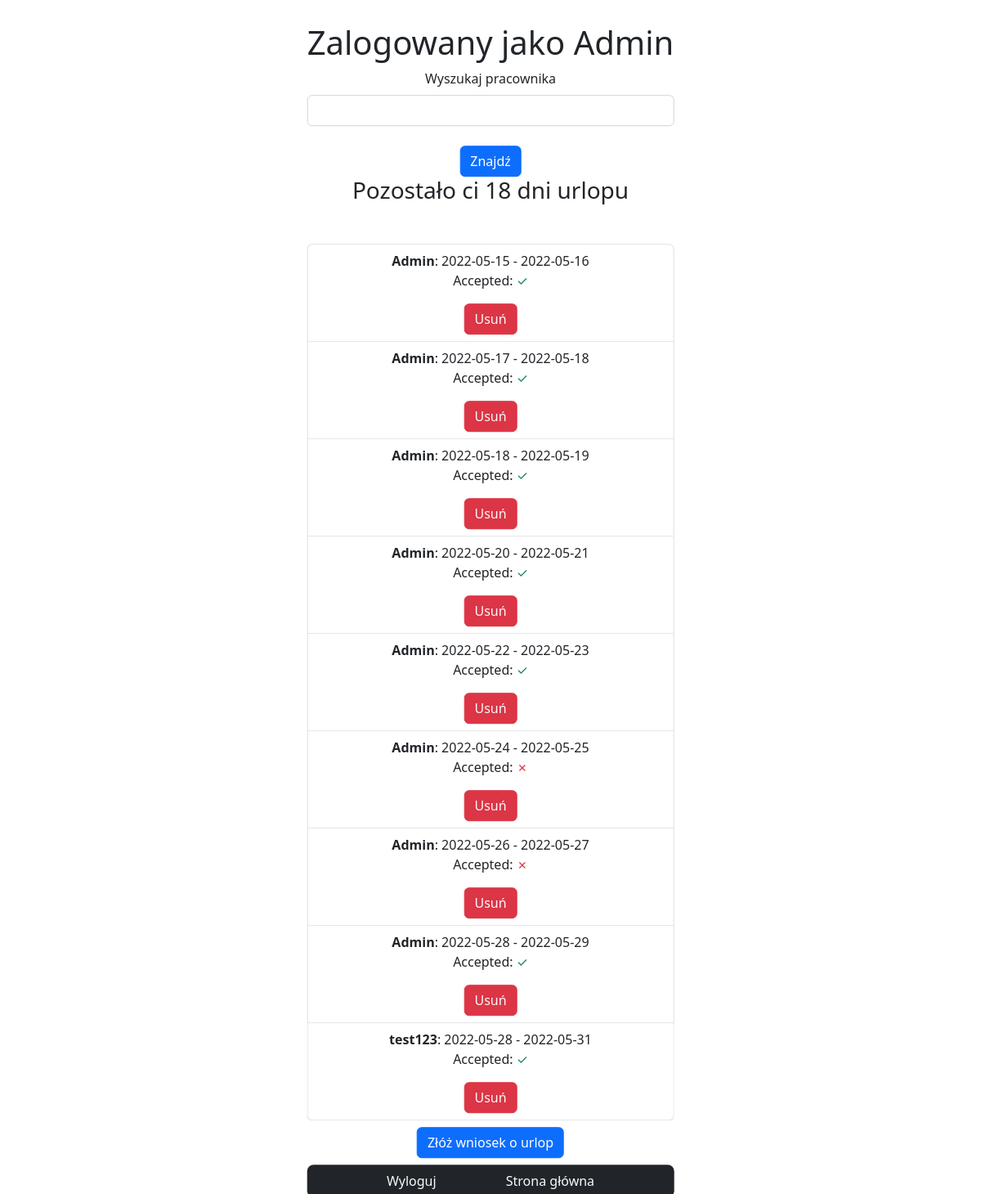
Page /leave/Admin (signed in) on the earlier database version.
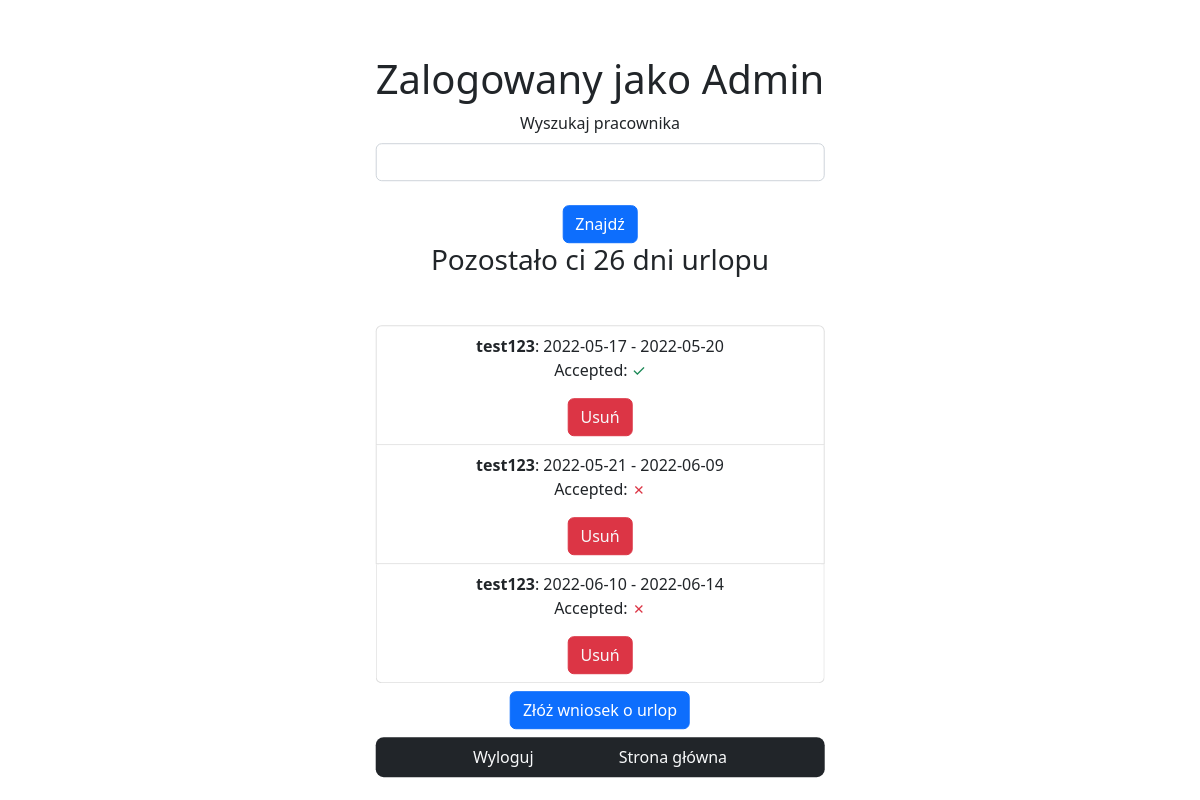
Same page on the later database version.
### urlop/models.py (models this page shows, shortened)
class User(db.Model, UserMixin):
    id = db.Column(db.Integer, primary_key=True)
    username = db.Column(db.String(30), unique=True, nullable=False)
    email = db.Column(db.String(40), unique=True, nullable=False)
    role = db.Column(db.String(20), default='user')
    password = db.Column(db.String(60), nullable=False)
    leave = db.relationship('Leave', backref='user', lazy=True)
    days_left = db.Column(db.Integer, default=26)

class Leave(db.Model, UserMixin):
    id = db.Column(db.Integer, primary_key=True)
    start_day = db.Column(db.DateTime, nullable=False)
    end_day = db.Column(db.DateTime, nullable=False)
    accepted = db.Column(db.Boolean, unique=False, default=False)
    user_id = db.Column(db.Integer, db.ForeignKey('user.id'), nullable=False)

### urlop/routes.py (the view, shortened to what this page needs)
@app.route('/leave/<string:name>', methods=['POST', 'GET'])
def leave(name):
    form = LeaveForm()
    form_search = SearchForm()
    user = User.query.filter_by(username=name).first_or_404()
    if current_user.role == 'Admin':
        leaves = Leave.query.all()
    else:
        leaves = User.query.filter_by(username=current_user.username).first().leave
    return render_template('leave.html', form=form, form_search=form_search, leaves=leaves, title=name)

### urlop/forms.py (shortened to what this page needs)
class LeaveForm(FlaskForm):
    start_date = DateField('Początek urlopu', validators=[DataRequired()])
    end_date = DateField('Koniec urlopu', validators=[DataRequired()])
    display_days_errors = StringField('')
    submit = SubmitField('Wyślij urlop')

class SearchForm(FlaskForm):
    searchText = StringField('Wyszukaj pracownika')
    submitSearch = SubmitField('Znajdź')

### urlop/models.py (called while the page is built)
@login_manager.user_loader
def load_user(user_id):
    return User.query.get(int(user_id))

### urlop/templates/leave.html (shortened to what this page needs)
{% extends 'base.html' %}
{% block content %}
    <h1>Zalogowany jako {{ current_user.username }}</h1>
    {% if current_user.role == 'Admin' %}
        <form method="POST" action="">
                {{ form_search.searchText.label(class="form-label") }}
                {{ form_search.searchText(class="form-control") }}
                <br>
                {{ form_search.submitSearch(class="btn btn-primary") }}
        </form>
    {% endif %}
    <h3>Pozostało ci {{ current_user.days_left }} dni urlopu</h3>
    <div class="list-group mt-5">
        {% for leave in leaves %}
            <div class="list-group-item">
                <h7 class="fw-bolder">{{leave.user.username}}</h7>: {{ leave.start_day.date() }} - {{ leave.end_day.date() }}
                {% if current_user.role == 'Admin' %}
                    <p>
                    Accepted:
                        {% if leave.accepted %}
                        <a href="{{url_for('change_accept', leave_id=leave.id)}}" class="text-success  text-decoration-none">
                        ✓
                        </a>
                        {% else %}
                        <a href="{{url_for('change_accept', leave_id=leave.id)}}" class="text-danger text-decoration-none">
                        ✗
                        </a>
                    {% endif %}
                    </p>
                    <button type="button" class="btn btn-danger">
                        <a href="{{url_for('delete_leave', leave_id=leave.id)}}" class="link-light text-decoration-none">
                            Usuń
                        </a>
                    </button>
                {% else %}
                    {% if leave.accepted %}
                        <p class="fs-2 text-success">Accepted: ✓  </p>
                    {% else %}
                        <p class="fs-2 text-danger">Accepted: ✗ </p>
                    {% endif %}
                {% endif %}
            </div>
        {% endfor %}
    </div>
    <button type="button" class="btn btn-primary m-2" data-bs-toggle="modal" data-bs-target="#sendModal">
        Złóż wniosek o urlop
    </button>
    <nav class="navbar navbar-dark bg-dark rounded-3">
        <div class="container-sm d-flex justify-content-evenly">
            {% if current_user.is_authenticated %}
                    <a href="{{url_for('logout')}}" class="link-light text-decoration-none">Wyloguj</a>
                    <a href="{{url_for('index')}}" class="link-light text-decoration-none">Strona główna</a>
                {% else %}
                <a href="{{url_for('login')}}" class="link-light text-decoration-none">Zaloguj się</a>
                <a href="{{url_for('index')}}" class="link-light text-decoration-none">Strona główna</a>
            {% endif %}
        </div>
    </nav>
{% endblock content %}

### urlop/templates/base.html (shortened to what this page needs)
<!DOCTYPE html>
<html lang="en">
<head>
    <link href="https://cdn.jsdelivr.net/npm/bootstrap@5.2.0-beta1/dist/css/bootstrap.min.css" rel="stylesheet">
</head>
<body>
    <div class=".container position-absolute top-50 start-50 translate-middle text-center mh-100 mt-3">
        {% block content %}
        {% endblock %}
    </div>
</body>
</html>

Differences in the rows shown:
removed Leave: user.username "Admin", start_day "2022-05-15", end_day "2022-05-16"
removed Leave: user.username "Admin", start_day "2022-05-17", end_day "2022-05-18"
removed Leave: user.username "Admin", start_day "2022-05-18", end_day "2022-05-19"
removed Leave: user.username "Admin", start_day "2022-05-20", end_day "2022-05-21"
removed Leave: user.username "Admin", start_day "2022-05-22", end_day "2022-05-23"
removed Leave: user.username "Admin", start_day "2022-05-24", end_day "2022-05-25"
removed Leave: user.username "Admin", start_day "2022-05-26", end_day "2022-05-27"
removed Leave: user.username "Admin", start_day "2022-05-28", end_day "2022-05-29"
removed Leave: user.username "test123", start_day "2022-05-28", end_day "2022-05-31"
changed User "Admin": days_left "18" → "26"
added Leave: user.username "test123", start_day "2022-05-17", end_day "2022-05-20"
added Leave: user.username "test123", start_day "2022-05-21", end_day "2022-06-09"
added Leave: user.username "test123", start_day "2022-06-10", end_day "2022-06-14"
